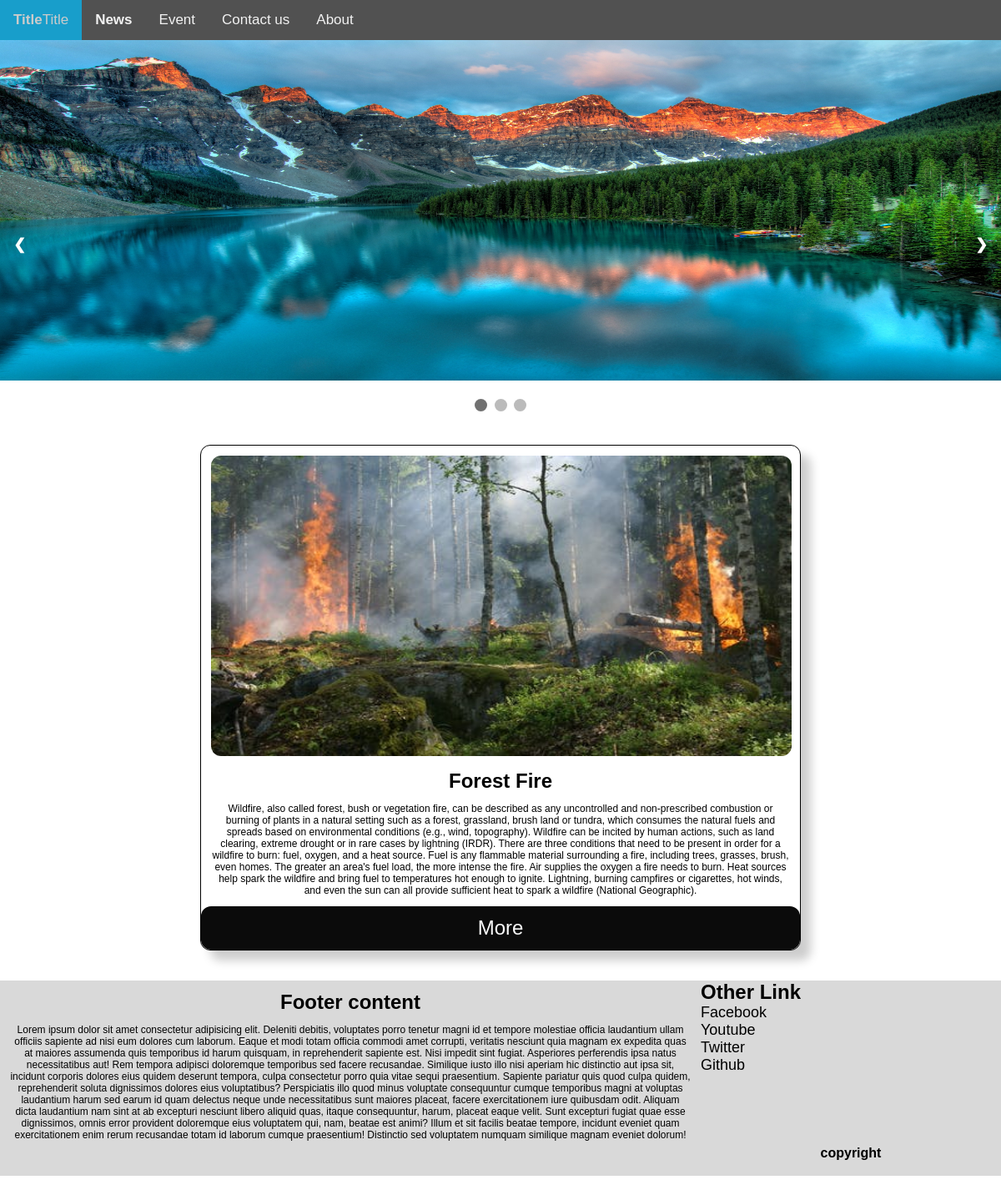
Page /news/ on the committed database.
### blog_app/models.py (models this page shows, shortened)
class News(models.Model):
    n_title=models.CharField(max_length=50)
    n_des=models.TextField(max_length=3000)
    n_slug=AutoSlugField(populate_from='n_title',unique=True,null=True,default=None)
    n_content=FroalaField()
    n_img=models.ImageField(upload_to='news_images')

### blog_app/views.py (the view)
# urls.py: path("news/",views.news,name='news'),
def news(request):
    i_data= News.objects.all()
    data_ne={
        'data_ne':i_data,
    }
    return render(request, 'news.html',data_ne)

### templates/news.html (shortened to what this page needs)
{% extends 'base.html' %}
{% block content %}
<div class="news">
    {% for i in data_ne %}
    <div class="card">
        <img src="/media/{{i.n_img}}" alt="John" >
        <h2>{{i.n_title}}</h2>
        <p>{{i.n_des}}
        </p>
        <a class="event_but" href="{% url 'news_d' i.n_slug %}">More</a>
      </div>
    </div>
    {% endfor %}
      {% endblock content %}

### static/sty.css (style rules this page uses)
* { margin: 0%; padding: 0%; box-sizing: border-box; }
body { font-family: Arial, Helvetica, sans-serif; }
h2 { font-size: 2.0vw; }
p { font-size: 1vw; }
.ft_1 h2,p { margin: 1vw; }
.card { box-shadow: 0 4px 8px 0 rgba(0, 0, 0, 0.2); max-width: 300px; margin: auto; text-align: center; font-family: arial; }
a { text-decoration: none; font-size: 22px; color: black; }
.card { box-shadow: 1vw 1vw 1vw 0 rgba(0, 0, 0, 0.2); max-width: 60vw; height: auto; margin: auto; text-align: center; font-family: arial; border-radius: 1vw; border-color: #000; border-style: solid; border-width: 1px; margin-top: 3vw; }
.card img { width: 58vw; max-height: 30vw; border-radius: 1vw; margin: 1vw; }
.event_but { color: #fbfbfb; background-color: #0b0b0b; padding: 1vw; border-radius: 1vw; display: block; font-size: 2vw; }

### rows in the picture
News: n_img (picture), n_title "Forest Fire", n_des "Wildfire, also called forest, bush or vegetation fire, can be described as any uncontrolled and non-prescribed combustion or burning of plants in a natural setting such as a forest, grassland, brush land or tundra, which consumes the natural fuels and spreads based on environmental conditions (e.g., wind, topography). Wildfire can be incited by human actions, such as land clearing, extreme drought or in rare cases by lightning (IRDR). There are three conditions that need to be present in order for a wildfire to burn: fuel, oxygen, and a heat source. Fuel is any flammable material surrounding a fire, including trees, grasses, brush, even homes. The greater an area's fuel load, the more…"
